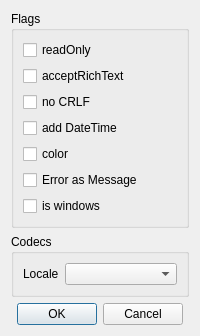
<?xml version="1.0" encoding="UTF-8"?>
<ui version="4.0">
 <class>Log_options</class>
 <widget class="QDialog" name="Log_options">
  <property name="windowTitle">
   <string>Form</string>
  </property>
  <layout class="QVBoxLayout" name="verticalLayout_4">
   <item>
    <widget class="QGroupBox" name="gb_flags">
     <property name="title">
      <string>Flags</string>
     </property>
     <layout class="QVBoxLayout" name="verticalLayout_2">
      <item>
       <widget class="QCheckBox" name="cb_readOnly">
        <property name="text">
         <string>readOnly</string>
        </property>
       </widget>
      </item>
      <item>
       <widget class="QCheckBox" name="cb_acceptRichText">
        <property name="text">
         <string>acceptRichText</string>
        </property>
       </widget>
      </item>
      <item>
       <widget class="QCheckBox" name="cb_NoCRLF">
        <property name="text">
         <string>no CRLF</string>
        </property>
       </widget>
      </item>
      <item>
       <widget class="QCheckBox" name="cb_add_DateTime">
        <property name="text">
         <string>add DateTime</string>
        </property>
       </widget>
      </item>
      <item>
       <widget class="QCheckBox" name="cb_Color">
        <property name="text">
         <string>color</string>
        </property>
       </widget>
      </item>
      <item>
       <widget class="QCheckBox" name="cb_ErrorAsMessage">
        <property name="text">
         <string>Error as Message</string>
        </property>
       </widget>
      </item>
      <item>
       <widget class="QCheckBox" name="cb_Text_Is_Windows">
        <property name="text">
         <string>is windows</string>
        </property>
       </widget>
      </item>
     </layout>
    </widget>
   </item>
   <item>
    <widget class="QGroupBox" name="gb_codecs">
     <property name="title">
      <string>Codecs</string>
     </property>
     <layout class="QVBoxLayout" name="verticalLayout_5">
      <item>
       <layout class="QHBoxLayout" name="horizontalLayout_2">
        <item>
         <widget class="QLabel" name="label_2">
          <property name="sizePolicy">
           <sizepolicy hsizetype="Fixed" vsizetype="Preferred">
            <horstretch>0</horstretch>
            <verstretch>0</verstretch>
           </sizepolicy>
          </property>
          <property name="text">
           <string>Locale</string>
          </property>
         </widget>
        </item>
        <item>
         <widget class="QComboBox" name="cb_CodecForCStrings"/>
        </item>
       </layout>
      </item>
     </layout>
    </widget>
   </item>
   <item>
    <widget class="QDialogButtonBox" name="buttonBox">
     <property name="standardButtons">
      <set>QDialogButtonBox::Cancel|QDialogButtonBox::Ok</set>
     </property>
     <property name="centerButtons">
      <bool>true</bool>
     </property>
    </widget>
   </item>
  </layout>
 </widget>
 <resources/>
 <connections/>
</ui>
